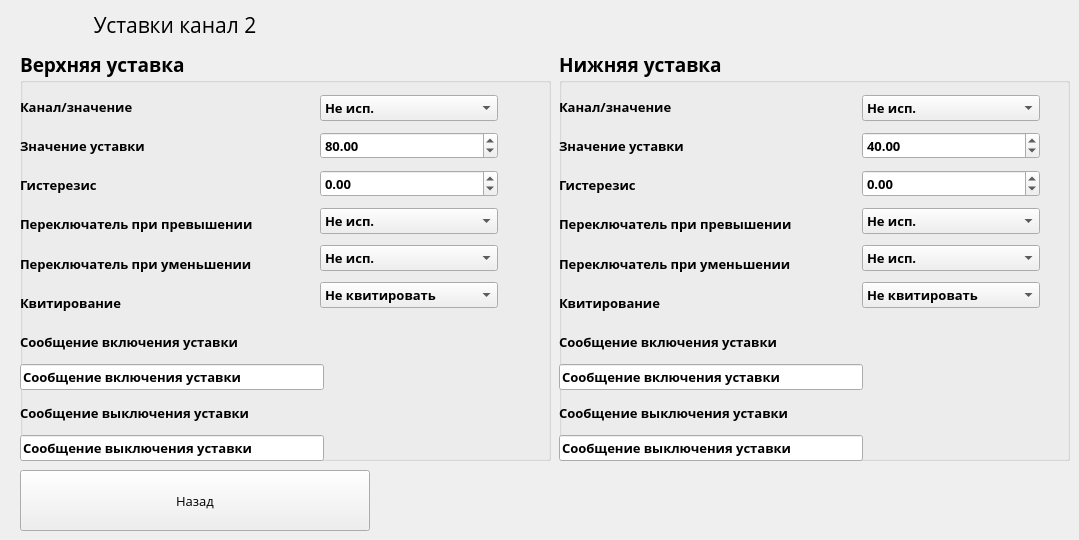
   <widget class="QWidget" name="page_3">
    <widget class="QPushButton" name="pushButton_48">
     <property name="geometry">
      <rect>
       <x>20</x>
       <y>470</y>
       <width>350</width>
       <height>61</height>
      </rect>
     </property>
     <property name="font">
      <font>
       <family>Open Sans</family>
       <pointsize>10</pointsize>
      </font>
     </property>
     <property name="text">
      <string>Назад</string>
     </property>
    </widget>
    <widget class="QLabel" name="label_122">
     <property name="geometry">
      <rect>
       <x>0</x>
       <y>0</y>
       <width>350</width>
       <height>50</height>
      </rect>
     </property>
     <property name="font">
      <font>
       <family>Open Sans</family>
       <pointsize>16</pointsize>
      </font>
     </property>
     <property name="text">
      <string>Уставки канал 2</string>
     </property>
     <property name="alignment">
      <set>Qt::AlignCenter</set>
     </property>
    </widget>
    <widget class="QGroupBox" name="groupBox_16">
     <property name="geometry">
      <rect>
       <x>559</x>
       <y>50</y>
       <width>511</width>
       <height>411</height>
      </rect>
     </property>
     <property name="font">
      <font>
       <family>Open Sans</family>
       <pointsize>14</pointsize>
       <weight>75</weight>
       <bold>true</bold>
      </font>
     </property>
     <property name="title">
      <string>Нижняя уставка</string>
     </property>
     <widget class="QWidget" name="layoutWidget_16">
      <property name="geometry">
       <rect>
        <x>0</x>
        <y>40</y>
        <width>304</width>
        <height>371</height>
       </rect>
      </property>
      <layout class="QVBoxLayout" name="verticalLayout_20">
       <item>
        <widget class="QLabel" name="label_102">
         <property name="font">
          <font>
           <family>Open Sans</family>
           <pointsize>10</pointsize>
           <weight>75</weight>
           <bold>true</bold>
          </font>
         </property>
         <property name="text">
          <string>Канал/значение</string>
         </property>
        </widget>
       </item>
       <item>
        <widget class="QLabel" name="label_107">
         <property name="font">
          <font>
           <family>Open Sans</family>
           <pointsize>10</pointsize>
           <weight>75</weight>
           <bold>true</bold>
          </font>
         </property>
         <property name="text">
          <string>Значение уставки</string>
         </property>
        </widget>
       </item>
       <item>
        <widget class="QLabel" name="label_108">
         <property name="font">
          <font>
           <family>Open Sans</family>
           <pointsize>10</pointsize>
           <weight>75</weight>
           <bold>true</bold>
          </font>
         </property>
         <property name="text">
          <string>Гистерезис</string>
         </property>
        </widget>
       </item>
       <item>
        <widget class="QLabel" name="label_109">
         <property name="font">
          <font>
           <family>Open Sans</family>
           <pointsize>10</pointsize>
           <weight>75</weight>
           <bold>true</bold>
          </font>
         </property>
         <property name="text">
          <string>Переключатель при превышении</string>
         </property>
        </widget>
       </item>
       <item>
        <widget class="QLabel" name="label_110">
         <property name="font">
          <font>
           <family>Open Sans</family>
           <pointsize>10</pointsize>
           <weight>75</weight>
           <bold>true</bold>
          </font>
         </property>
         <property name="text">
          <string>Переключатель при уменьшении</string>
         </property>
        </widget>
       </item>
       <item>
        <widget class="QLabel" name="label_111">
         <property name="font">
          <font>
           <family>Open Sans</family>
           <pointsize>10</pointsize>
           <weight>75</weight>
           <bold>true</bold>
          </font>
         </property>
         <property name="text">
          <string>Квитирование</string>
         </property>
        </widget>
       </item>
       <item>
        <widget class="QLabel" name="label_113">
         <property name="font">
          <font>
           <family>Open Sans</family>
           <pointsize>10</pointsize>
           <weight>75</weight>
           <bold>true</bold>
          </font>
         </property>
         <property name="text">
          <string>Сообщение включения уставки</string>
         </property>
        </widget>
       </item>
       <item>
        <widget class="QLineEdit" name="State2LowMessageChannel_2">
         <property name="font">
          <font>
           <family>Open Sans</family>
           <pointsize>10</pointsize>
           <weight>75</weight>
           <bold>true</bold>
          </font>
         </property>
         <property name="text">
          <string>Сообщение включения уставки</string>
         </property>
        </widget>
       </item>
       <item>
        <widget class="QLabel" name="label_112">
         <property name="font">
          <font>
           <family>Open Sans</family>
           <pointsize>10</pointsize>
           <weight>75</weight>
           <bold>true</bold>
          </font>
         </property>
         <property name="text">
          <string>Сообщение выключения уставки</string>
         </property>
        </widget>
       </item>
       <item>
        <widget class="QLineEdit" name="State2HighMessageChannel_2">
         <property name="font">
          <font>
           <family>Open Sans</family>
           <pointsize>10</pointsize>
           <weight>75</weight>
           <bold>true</bold>
          </font>
         </property>
         <property name="text">
          <string>Сообщение выключения уставки</string>
         </property>
        </widget>
       </item>
      </layout>
     </widget>
     <widget class="QWidget" name="layoutWidget_17">
      <property name="geometry">
       <rect>
        <x>303</x>
        <y>40</y>
        <width>178</width>
        <height>225</height>
       </rect>
      </property>
      <layout class="QVBoxLayout" name="verticalLayout_21">
       <item>
        <widget class="QComboBox" name="comboBox_3">
         <property name="font">
          <font>
           <pointsize>10</pointsize>
          </font>
         </property>
         <property name="currentIndex">
          <number>0</number>
         </property>
         <item>
          <property name="text">
           <string>Не исп.</string>
          </property>
         </item>
         <item>
          <property name="text">
           <string>Канал 1</string>
          </property>
         </item>
         <item>
          <property name="text">
           <string>Канал 2</string>
          </property>
         </item>
         <item>
          <property name="text">
           <string>Канал 3</string>
          </property>
         </item>
         <item>
          <property name="text">
           <string>Канал 4</string>
          </property>
         </item>
        </widget>
       </item>
       <item>
        <widget class="QDoubleSpinBox" name="State2ValueChannel_2">
         <property name="font">
          <font>
           <family>Open Sans</family>
           <pointsize>10</pointsize>
           <weight>75</weight>
           <bold>true</bold>
          </font>
         </property>
         <property name="minimum">
          <double>-300.000000000000000</double>
         </property>
         <property name="maximum">
          <double>3000.000000000000000</double>
         </property>
         <property name="value">
          <double>40.000000000000000</double>
         </property>
        </widget>
       </item>
       <item>
        <widget class="QDoubleSpinBox" name="State2HisteresisChannel_2">
         <property name="font">
          <font>
           <family>Open Sans</family>
           <pointsize>10</pointsize>
           <weight>75</weight>
           <bold>true</bold>
          </font>
         </property>
         <property name="minimum">
          <double>-300.000000000000000</double>
         </property>
         <property name="maximum">
          <double>3000.000000000000000</double>
         </property>
         <property name="value">
          <double>0.000000000000000</double>
         </property>
        </widget>
       </item>
       <item>
        <widget class="QComboBox" name="State2_actionHigh_Channel_2">
         <property name="enabled">
          <bool>true</bool>
         </property>
         <property name="font">
          <font>
           <family>Open Sans</family>
           <pointsize>10</pointsize>
           <weight>75</weight>
           <bold>true</bold>
          </font>
         </property>
         <item>
          <property name="text">
           <string>Не исп.</string>
          </property>
         </item>
         <item>
          <property name="text">
           <string>Реле 1</string>
          </property>
         </item>
         <item>
          <property name="text">
           <string>Реле 2</string>
          </property>
         </item>
         <item>
          <property name="text">
           <string>Реле 3</string>
          </property>
         </item>
         <item>
          <property name="text">
           <string>Реле 4</string>
          </property>
         </item>
         <item>
          <property name="text">
           <string>Реле 5</string>
          </property>
         </item>
         <item>
          <property name="text">
           <string>Реле 6</string>
          </property>
         </item>
         <item>
          <property name="text">
           <string>Реле 7</string>
          </property>
         </item>
         <item>
          <property name="text">
           <string>Реле 8</string>
          </property>
         </item>
        </widget>
       </item>
       <item>
        <widget class="QComboBox" name="State2_actionLow_Channel_2">
         <property name="enabled">
          <bool>true</bool>
         </property>
         <property name="font">
          <font>
           <family>Open Sans</family>
           <pointsize>10</pointsize>
           <weight>75</weight>
           <bold>true</bold>
          </font>
         </property>
         <item>
          <property name="text">
           <string>Не исп.</string>
          </property>
         </item>
         <item>
          <property name="text">
           <string>Реле 1</string>
          </property>
         </item>
         <item>
          <property name="text">
           <string>Реле 2</string>
          </property>
         </item>
         <item>
          <property name="text">
           <string>Реле 3</string>
          </property>
         </item>
         <item>
          <property name="text">
           <string>Реле 4</string>
          </property>
         </item>
         <item>
          <property name="text">
           <string>Реле 5</string>
          </property>
         </item>
         <item>
          <property name="text">
           <string>Реле 6</string>
          </property>
         </item>
         <item>
          <property name="text">
           <string>Реле 7</string>
          </property>
         </item>
         <item>
          <property name="text">
           <string>Реле 8</string>
          </property>
         </item>
        </widget>
       </item>
       <item>
        <widget class="QComboBox" name="State2_Kvitir_Channel_2">
         <property name="enabled">
          <bool>true</bool>
         </property>
         <property name="font">
          <font>
           <family>Open Sans</family>
           <pointsize>10</pointsize>
           <weight>75</weight>
           <bold>true</bold>
          </font>
         </property>
         <item>
          <property name="text">
           <string>Не квитировать</string>
          </property>
         </item>
         <item>
          <property name="text">
           <string>Квитировать</string>
          </property>
         </item>
        </widget>
       </item>
      </layout>
     </widget>
    </widget>
    <widget class="QGroupBox" name="groupBox_10">
     <property name="geometry">
      <rect>
       <x>20</x>
       <y>50</y>
       <width>531</width>
       <height>411</height>
      </rect>
     </property>
     <property name="font">
      <font>
       <family>Open Sans</family>
       <pointsize>14</pointsize>
       <weight>75</weight>
       <bold>true</bold>
      </font>
     </property>
     <property name="title">
      <string>Верхняя уставка</string>
     </property>
     <widget class="QWidget" name="layoutWidget_18">
      <property name="geometry">
       <rect>
        <x>0</x>
        <y>40</y>
        <width>304</width>
        <height>371</height>
       </rect>
      </property>
      <layout class="QVBoxLayout" name="verticalLayout_22">
       <item>
        <widget class="QLabel" name="label_114">
         <property name="font">
          <font>
           <family>Open Sans</family>
           <pointsize>10</pointsize>
           <weight>75</weight>
           <bold>true</bold>
          </font>
         </property>
         <property name="text">
          <string>Канал/значение</string>
         </property>
        </widget>
       </item>
       <item>
        <widget class="QLabel" name="label_115">
         <property name="font">
          <font>
           <family>Open Sans</family>
           <pointsize>10</pointsize>
           <weight>75</weight>
           <bold>true</bold>
          </font>
         </property>
         <property name="text">
          <string>Значение уставки</string>
         </property>
        </widget>
       </item>
       <item>
        <widget class="QLabel" name="label_116">
         <property name="font">
          <font>
           <family>Open Sans</family>
           <pointsize>10</pointsize>
           <weight>75</weight>
           <bold>true</bold>
          </font>
         </property>
         <property name="text">
          <string>Гистерезис</string>
         </property>
        </widget>
       </item>
       <item>
        <widget class="QLabel" name="label_117">
         <property name="font">
          <font>
           <family>Open Sans</family>
           <pointsize>10</pointsize>
           <weight>75</weight>
           <bold>true</bold>
          </font>
         </property>
         <property name="text">
          <string>Переключатель при превышении</string>
         </property>
        </widget>
       </item>
       <item>
        <widget class="QLabel" name="label_118">
         <property name="font">
          <font>
           <family>Open Sans</family>
           <pointsize>10</pointsize>
           <weight>75</weight>
           <bold>true</bold>
          </font>
         </property>
         <property name="text">
          <string>Переключатель при уменьшении</string>
         </property>
        </widget>
       </item>
       <item>
        <widget class="QLabel" name="label_119">
         <property name="font">
          <font>
           <family>Open Sans</family>
           <pointsize>10</pointsize>
           <weight>75</weight>
           <bold>true</bold>
          </font>
         </property>
         <property name="text">
          <string>Квитирование</string>
         </property>
        </widget>
       </item>
       <item>
        <widget class="QLabel" name="label_120">
         <property name="font">
          <font>
           <family>Open Sans</family>
           <pointsize>10</pointsize>
           <weight>75</weight>
           <bold>true</bold>
          </font>
         </property>
         <property name="text">
          <string>Сообщение включения уставки</string>
         </property>
        </widget>
       </item>
       <item>
        <widget class="QLineEdit" name="State1HighMessageChannel_2">
         <property name="font">
          <font>
           <family>Open Sans</family>
           <pointsize>10</pointsize>
           <weight>75</weight>
           <bold>true</bold>
          </font>
         </property>
         <property name="text">
          <string>Сообщение включения уставки</string>
         </property>
        </widget>
       </item>
       <item>
        <widget class="QLabel" name="label_121">
         <property name="font">
          <font>
           <family>Open Sans</family>
           <pointsize>10</pointsize>
           <weight>75</weight>
           <bold>true</bold>
          </font>
         </property>
         <property name="text">
          <string>Сообщение выключения уставки</string>
         </property>
        </widget>
       </item>
       <item>
        <widget class="QLineEdit" name="State1LowMessageChannel_2">
         <property name="font">
          <font>
           <family>Open Sans</family>
           <pointsize>10</pointsize>
           <weight>75</weight>
           <bold>true</bold>
          </font>
         </property>
         <property name="text">
          <string>Сообщение выключения уставки</string>
         </property>
        </widget>
       </item>
      </layout>
     </widget>
     <widget class="QWidget" name="layoutWidget_19">
      <property name="geometry">
       <rect>
        <x>300</x>
        <y>40</y>
        <width>178</width>
        <height>225</height>
       </rect>
      </property>
      <layout class="QVBoxLayout" name="verticalLayout_23">
       <item>
        <widget class="QComboBox" name="comboBox_4">
         <property name="font">
          <font>
           <pointsize>10</pointsize>
          </font>
         </property>
         <property name="currentIndex">
          <number>0</number>
         </property>
         <item>
          <property name="text">
           <string>Не исп.</string>
          </property>
         </item>
         <item>
          <property name="text">
           <string>Канал 1</string>
          </property>
         </item>
         <item>
          <property name="text">
           <string>Канал 2</string>
          </property>
         </item>
         <item>
          <property name="text">
           <string>Канал 3</string>
          </property>
         </item>
         <item>
          <property name="text">
           <string>Канал 4</string>
          </property>
         </item>
        </widget>
       </item>
       <item>
        <widget class="QDoubleSpinBox" name="State1ValueChannel_2">
         <property name="font">
          <font>
           <family>Open Sans</family>
           <pointsize>10</pointsize>
           <weight>75</weight>
           <bold>true</bold>
          </font>
         </property>
         <property name="minimum">
          <double>-300.000000000000000</double>
         </property>
         <property name="maximum">
          <double>3000.000000000000000</double>
         </property>
         <property name="value">
          <double>80.000000000000000</double>
         </property>
        </widget>
       </item>
       <item>
        <widget class="QDoubleSpinBox" name="State1HisteresisChannel_2">
         <property name="font">
          <font>
           <family>Open Sans</family>
           <pointsize>10</pointsize>
           <weight>75</weight>
           <bold>true</bold>
          </font>
         </property>
         <property name="minimum">
          <double>-300.000000000000000</double>
         </property>
         <property name="maximum">
          <double>3000.000000000000000</double>
         </property>
         <property name="value">
          <double>0.000000000000000</double>
         </property>
        </widget>
       </item>
       <item>
        <widget class="QComboBox" name="State1_actionHigh_Channel_2">
         <property name="enabled">
          <bool>true</bool>
         </property>
         <property name="font">
          <font>
           <family>Open Sans</family>
           <pointsize>10</pointsize>
           <weight>75</weight>
           <bold>true</bold>
          </font>
         </property>
         <item>
          <property name="text">
           <string>Не исп.</string>
          </property>
         </item>
         <item>
          <property name="text">
           <string>Реле 1</string>
          </property>
         </item>
         <item>
          <property name="text">
           <string>Реле 2</string>
          </property>
         </item>
         <item>
          <property name="text">
           <string>Реле 3</string>
          </property>
         </item>
         <item>
          <property name="text">
           <string>Реле 4</string>
          </property>
         </item>
         <item>
          <property name="text">
           <string>Реле 5</string>
          </property>
         </item>
         <item>
          <property name="text">
           <string>Реле 6</string>
          </property>
         </item>
         <item>
          <property name="text">
           <string>Реле 7</string>
          </property>
         </item>
         <item>
          <property name="text">
           <string>Реле 8</string>
          </property>
         </item>
        </widget>
       </item>
       <item>
        <widget class="QComboBox" name="State1_actionLow_Channel_2">
         <property name="enabled">
          <bool>true</bool>
         </property>
         <property name="font">
          <font>
           <family>Open Sans</family>
           <pointsize>10</pointsize>
           <weight>75</weight>
           <bold>true</bold>
          </font>
         </property>
         <item>
          <property name="text">
           <string>Не исп.</string>
          </property>
         </item>
         <item>
          <property name="text">
           <string>Реле 1</string>
          </property>
         </item>
         <item>
          <property name="text">
           <string>Реле 2</string>
          </property>
         </item>
         <item>
          <property name="text">
           <string>Реле 3</string>
          </property>
         </item>
         <item>
          <property name="text">
           <string>Реле 4</string>
          </property>
         </item>
         <item>
          <property name="text">
           <string>Реле 5</string>
          </property>
         </item>
         <item>
          <property name="text">
           <string>Реле 6</string>
          </property>
         </item>
         <item>
          <property name="text">
           <string>Реле 7</string>
          </property>
         </item>
         <item>
          <property name="text">
           <string>Реле 8</string>
          </property>
         </item>
        </widget>
       </item>
       <item>
        <widget class="QComboBox" name="State1_Kvitir_Channel_2">
         <property name="enabled">
          <bool>true</bool>
         </property>
         <property name="font">
          <font>
           <family>Open Sans</family>
           <pointsize>10</pointsize>
           <weight>75</weight>
           <bold>true</bold>
          </font>
         </property>
         <item>
          <property name="text">
           <string>Не квитировать</string>
          </property>
         </item>
         <item>
          <property name="text">
           <string>Квитировать</string>
          </property>
         </item>
        </widget>
       </item>
      </layout>
     </widget>
    </widget>
   </widget>
